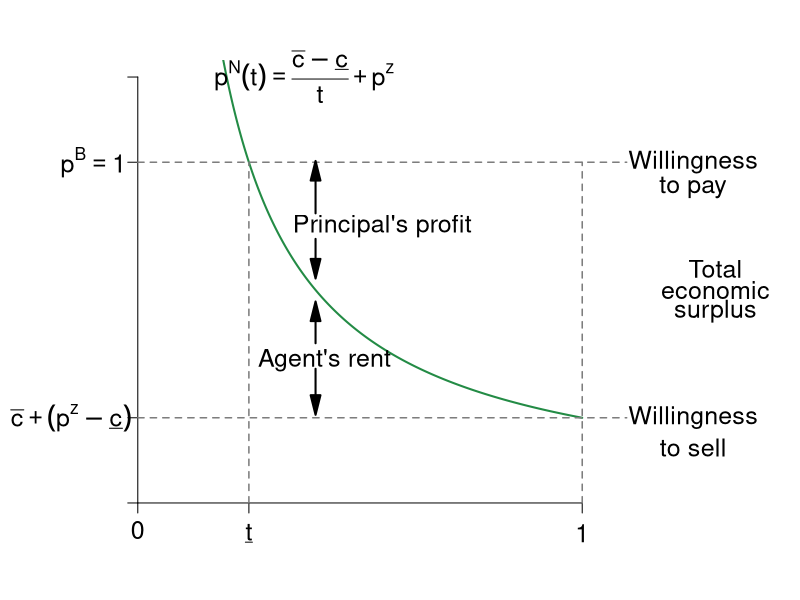

Reproduce this figure in R. (Note: this script raises an error after producing the figure.)
require(ggplot2)
require(shape)
require(plotrix)
pdf(file = "information_power/ch10_newfigure.pdf", width = 9, height = 7)

#Set parameters for graphics
pointsize <- 1.8
axislabelsize <- 1.8
labelsize <- 1.5
namesize <- 1.8
annotatesize <- 1.5
graphlinewidth <- 2
segmentlinewidth <- 1.5

disutilityFn <- function(t, cbar = 1.2, underbarc = 1, z = 0) {
  (cbar - underbarc)/(t) + z
}

#COL <- c("#1B9E77", "#D95F02", "#7570B3", "#E7298A", "#66A61E", "#E6AB02", "#A6761D", "#666666")
COL <- c("#238b45","#7fc97f", "#beaed4", "#fdc086", "#ffff99")
grays <- gray.colors(25, start = 1, end = 0)

par(mar =  c(4, 6, 3, 10))
xlims <- c(0, 1)
ylims <- c(0,1)


plot(0, 0, xlim = xlims, ylim = ylims, type = "n",
     xlab = expression(paste(""), cex = axislabelsize),
     ylab = expression(paste(""), cex = axislabelsize),
     xaxt = "n", yaxt = "n", cex.lab = axislabelsize, bty = "n")

npts <- 500 
npts2 <- 501
#Specify the sequences of points for graphing. 
xx1 <- seq(0, 1, length.out = npts)
xx2 <- seq(xlims[1], xlims[2], length.out = npts)
xx3 <- seq(xlims[1], xlims[2], length.out = npts2)
xx4 <- seq(xlims[1], 25, length.out = npts2)

#Draw the lines for the graphs
lines(xx1, disutilityFn(xx1), col = COL[1], lwd = graphlinewidth)
#lines(xx2, solowCondition(xx2, delta = 5), col = COL[3], lwd = 4)
#lines(xx2, solowInfeas(xx2, delta = 5), col = COL[1], lwd = 4, lty = 2)

#Customize ticks and labels for the plot
ticksy <- c(0,0.2,0.8,1)
ylabels <- c(NA, NA, NA, NA)
ticksx <- c(0, 0.25, 1)
xlabels <- c(0, NA, NA)
axis(1, at = ticksx, pos = 0, labels = xlabels, cex.axis = labelsize)

axis(2, at = ticksy, pos = 0, labels = ylabels, las = 1, cex.axis = labelsize)

#Segments
segments(0, 0.8, 1.1, 0.8, lty = 2, lwd = 1.5, col = grays[20], xpd = TRUE)
segments(0.25, 0, 0.25, 0.8, lty = 2, lwd = 1.5, col = grays[20],xpd = TRUE)
segments(0, 0.2, 1.1,0.2,lty = 2, lwd = 1.5, col = grays[20],xpd = TRUE)
segments(1, 0, 1,0.8, lty = 2, lwd = 1.5, col = grays[20],xpd = TRUE)

#Axis tick labels
#y
text(-0.15, 0.2, expression(paste(bar(c)+(p^z-underline(c)))), cex = labelsize, xpd = TRUE)
text(-0.1, 0.8, expression(paste(p^B == 1)), cex = labelsize, xpd = TRUE)
#x
text(0.25, -0.07, expression(paste(underline(t))), cex = labelsize, xpd = TRUE)
text(1, -0.07, expression(paste(1)), cex = labelsize, xpd = TRUE)

#Text annotations
text(0.375, 1, expression(paste(p^N,(t) == frac(bar(c)-underline(c),t)+p^z)), cex = labelsize, xpd = TRUE)
text(0.42, .335, expression(paste("Agent's rent")), cex = labelsize, xpd = TRUE)
text(.55, .65, expression(paste("Principal's profit")), cex = labelsize, xpd = TRUE)
text(1.3, 0.55, expression(paste("Total")), cex = labelsize, xpd = TRUE)
text(1.3, 0.5, expression(paste("economic")), cex = labelsize, xpd = TRUE)
text(1.3, 0.45, expression(paste("surplus")), cex = labelsize, xpd = TRUE)
text(1.25, 0.8, expression(paste("Willingness")), cex = labelsize, xpd = TRUE)
text(1.25, 0.74, expression(paste("to pay")), cex = labelsize, xpd = TRUE)

text(1.25, 0.2, expression(paste("Willingness")), cex = labelsize, xpd = TRUE)
text(1.25, 0.13, expression(paste("to sell")), cex = labelsize, xpd = TRUE)


#Arrows
Arrows(0.4, 0.375, .4, .45, col = "black", lty = 1, lwd = 2, arr.type = "triangle")
Arrows(0.4, 0.315, .4, .23, col = "black", lty = 1, lwd = 2, arr.type = "triangle")
Arrows(.4, .68, 0.4, 0.78, col = "black", lty = 1, lwd = 2, arr.type = "triangle")
Arrows(.4, .62, 0.4, 0.55, col = "black", lty = 1, lwd = 2, arr.type = "triangle")

#Brackets
brackets(x1 = 1.12, y1 = 0.76, x2 = 1.12, y2 = 0.24, ticks = 0.5, curvature = 0.5, type = 1, 
         col = "black", lwd = 2, lty = 1, xpd = TRUE)


#Axes labels
text(0.5, -0.15, expression(paste("Degree of contractual completeness, t")), xpd = TRUE, cex = axislabelsize) 
text(-0.15, 0.5, expression(paste("Price, p")), xpd = TRUE, cex = axislabelsize,srt = 90) 


dev.off()
